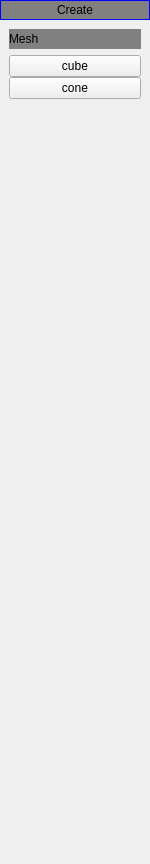
<?xml version="1.0" encoding="UTF-8"?>
<ui version="4.0">
 <class>CreatePanel</class>
 <widget class="QWidget" name="CreatePanel">
  <property name="geometry">
   <rect>
    <x>0</x>
    <y>0</y>
    <width>150</width>
    <height>864</height>
   </rect>
  </property>
  <property name="minimumSize">
   <size>
    <width>150</width>
    <height>0</height>
   </size>
  </property>
  <property name="maximumSize">
   <size>
    <width>150</width>
    <height>16777215</height>
   </size>
  </property>
  <property name="windowTitle">
   <string>Form</string>
  </property>
  <layout class="QVBoxLayout" name="verticalLayout">
   <property name="spacing">
    <number>0</number>
   </property>
   <property name="leftMargin">
    <number>0</number>
   </property>
   <property name="topMargin">
    <number>0</number>
   </property>
   <property name="rightMargin">
    <number>0</number>
   </property>
   <property name="bottomMargin">
    <number>0</number>
   </property>
   <item>
    <widget class="QLabel" name="label">
     <property name="minimumSize">
      <size>
       <width>0</width>
       <height>20</height>
      </size>
     </property>
     <property name="maximumSize">
      <size>
       <width>16777215</width>
       <height>20</height>
      </size>
     </property>
     <property name="styleSheet">
      <string notr="true">background:gray;
border: 1px solid blue;</string>
     </property>
     <property name="text">
      <string>Create</string>
     </property>
     <property name="alignment">
      <set>Qt::AlignCenter</set>
     </property>
    </widget>
   </item>
   <item>
    <widget class="QWidget" name="widget" native="true">
     <layout class="QVBoxLayout" name="verticalLayout_2">
      <item>
       <widget class="QWidget" name="widget_2" native="true">
        <layout class="QVBoxLayout" name="verticalLayout_3">
         <property name="leftMargin">
          <number>0</number>
         </property>
         <property name="topMargin">
          <number>0</number>
         </property>
         <property name="rightMargin">
          <number>0</number>
         </property>
         <property name="bottomMargin">
          <number>0</number>
         </property>
         <item>
          <widget class="QLabel" name="label_2">
           <property name="minimumSize">
            <size>
             <width>0</width>
             <height>20</height>
            </size>
           </property>
           <property name="maximumSize">
            <size>
             <width>16777215</width>
             <height>20</height>
            </size>
           </property>
           <property name="styleSheet">
            <string notr="true">background:gray</string>
           </property>
           <property name="text">
            <string>Mesh</string>
           </property>
          </widget>
         </item>
         <item>
          <widget class="QWidget" name="widget_3" native="true">
           <layout class="QVBoxLayout" name="verticalLayout_4">
            <property name="spacing">
             <number>0</number>
            </property>
            <property name="leftMargin">
             <number>0</number>
            </property>
            <property name="topMargin">
             <number>0</number>
            </property>
            <property name="rightMargin">
             <number>0</number>
            </property>
            <property name="bottomMargin">
             <number>0</number>
            </property>
            <item>
             <widget class="QPushButton" name="pushButton_create_cube">
              <property name="text">
               <string>cube</string>
              </property>
             </widget>
            </item>
            <item>
             <widget class="QPushButton" name="pushButton_create_cone">
              <property name="text">
               <string>cone</string>
              </property>
             </widget>
            </item>
           </layout>
          </widget>
         </item>
        </layout>
       </widget>
      </item>
      <item>
       <spacer name="verticalSpacer">
        <property name="orientation">
         <enum>Qt::Vertical</enum>
        </property>
        <property name="sizeHint" stdset="0">
         <size>
          <width>20</width>
          <height>40</height>
         </size>
        </property>
       </spacer>
      </item>
     </layout>
    </widget>
   </item>
  </layout>
 </widget>
 <resources/>
 <connections/>
</ui>
